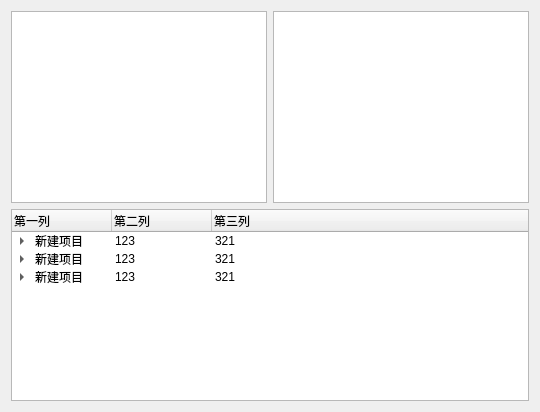
      <widget class="QWidget" name="tab_17">
       <attribute name="title">
        <string>QTreeView</string>
       </attribute>
       <layout class="QGridLayout" name="gridLayout_16">
        <item row="0" column="0">
         <widget class="QTreeView" name="treeView"/>
        </item>
        <item row="0" column="1">
         <widget class="QTreeView" name="treeView_2">
          <property name="styleSheet">
           <string notr="true"/>
          </property>
          <property name="dragDropMode">
           <enum>QAbstractItemView::NoDragDrop</enum>
          </property>
          <property name="alternatingRowColors">
           <bool>false</bool>
          </property>
         </widget>
        </item>
        <item row="1" column="0" colspan="2">
         <widget class="QTreeWidget" name="treeWidget_2">
          <property name="styleSheet">
           <string notr="true"/>
          </property>
          <column>
           <property name="text">
            <string>第一列</string>
           </property>
          </column>
          <column>
           <property name="text">
            <string>第二列</string>
           </property>
          </column>
          <column>
           <property name="text">
            <string>第三列</string>
           </property>
          </column>
          <item>
           <property name="text">
            <string>新建项目</string>
           </property>
           <property name="text">
            <string>123</string>
           </property>
           <property name="text">
            <string>321</string>
           </property>
           <item>
            <property name="text">
             <string>新建子项目</string>
            </property>
            <property name="text">
             <string>123</string>
            </property>
            <property name="text">
             <string>321</string>
            </property>
           </item>
          </item>
          <item>
           <property name="text">
            <string>新建项目</string>
           </property>
           <property name="text">
            <string>123</string>
           </property>
           <property name="text">
            <string>321</string>
           </property>
           <item>
            <property name="text">
             <string>新建子项目</string>
            </property>
            <property name="text">
             <string>123</string>
            </property>
            <property name="text">
             <string>321</string>
            </property>
           </item>
          </item>
          <item>
           <property name="text">
            <string>新建项目</string>
           </property>
           <property name="text">
            <string>123</string>
           </property>
           <property name="text">
            <string>321</string>
           </property>
           <item>
            <property name="text">
             <string>新建子项目</string>
            </property>
            <property name="text">
             <string>123</string>
            </property>
            <property name="text">
             <string>321</string>
            </property>
           </item>
          </item>
         </widget>
        </item>
       </layout>
      </widget>
